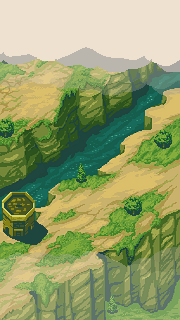

The image is a tile-based game level rendered from a .tmx file. Its description and source (layers, tilesets, objects; grid data summarised) follow:
An orthogonal 180x320 tile map with 1x1 px tiles, 4 tile layers (bgd, bgd-2, fgd, fgd-2), 6 tilesets and 1 object (Player).

<map version="1.10" tiledversion="1.10.1" orientation="orthogonal" renderorder="right-down" width="180" height="320" tilewidth="1" tileheight="1" infinite="0" nextlayerid="6" nextobjectid="6">
 <tileset firstgid="1" source="../map-tiles/background2.tsx" />
 <tileset firstgid="57601" name="player" tilewidth="16" tileheight="24" tilecount="1" columns="0">
  <grid orientation="orthogonal" width="1" height="1" />
  <tile id="0">
   <image width="16" height="24" source="../player/idle_05.png" />
  </tile>
 </tileset>
 <tileset firstgid="57602" name="props" tilewidth="1" tileheight="1" tilecount="5883" columns="111">
  <image source="../png/props.png" width="111" height="53" />
 </tileset>
 <tileset firstgid="63485" name="clouds" tilewidth="1" tileheight="1" tilecount="26368" columns="256">
  <image source="../png/clouds.png" width="256" height="103" />
 </tileset>
 <tileset firstgid="89853" name="clouds-transparent" tilewidth="1" tileheight="1" tilecount="26368" columns="256">
  <image source="../png/clouds-transparent.png" width="256" height="103" />
 </tileset>
 <tileset firstgid="116221" name="Box" tilewidth="16" tileheight="16" tilecount="1" columns="0">
  <grid orientation="orthogonal" width="1" height="1" />
  <tile id="0">
   <image width="16" height="16" source="../frames/Box/Box_00.png" />
  </tile>
 </tileset>
 <layer id="1" name="bgd" width="180" height="320">
  <data>[57600 cells, 57600 non-empty, 57600 distinct tile ids]</data>
 </layer>
 <layer id="2" name="bgd-2" width="180" height="320">
  <data>[57600 cells, 6537 non-empty, 4239 distinct tile ids]</data>
 </layer>
 <objectgroup id="3" name="obj">
  <object id="2" type="Player" gid="57601" x="82.75" y="276.5" width="16" height="24" />
 </objectgroup>
 <layer id="4" name="fgd" width="180" height="320">
  <data>[57600 cells, 30420 non-empty, 19332 distinct tile ids]</data>
 </layer>
 <layer id="5" name="fgd-2" width="180" height="320">
  <data>[57600 cells, 12960 non-empty, 12960 distinct tile ids]</data>
 </layer>
</map>
